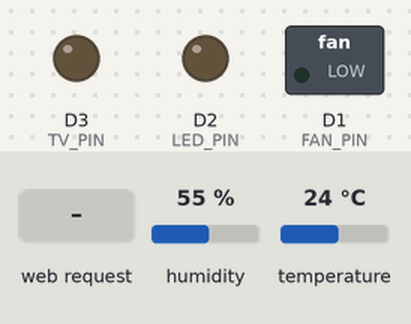
The sketch below on a simulated ESP8266 (NodeMCU). Shown: switched loads named in the sketch (green lamp = pin HIGH), output pins drawn as LEDs (lit = HIGH). Inputs (shaded band) come from the test bench; at power-on: temperature 24 °C, humidity 55 %. WiFi joins after 1.5 s; servers stay silent unless stated; what the sketch prints to the serial monitor is not drawn.

Above: at 2.7 s.
2.8 s: temperature set to 28 °C
4.9 s: temperature set to 31 °C
At 7.2 s:
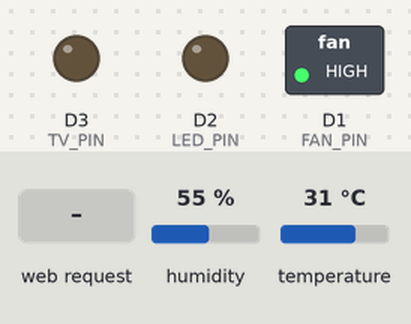
7.5 s: HTTP request GET /led received
At 8.6 s:
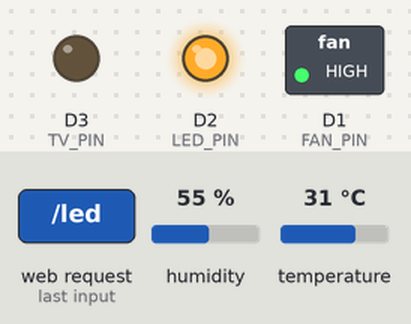
9.0 s: HTTP request GET /tv received
At 9.7 s:
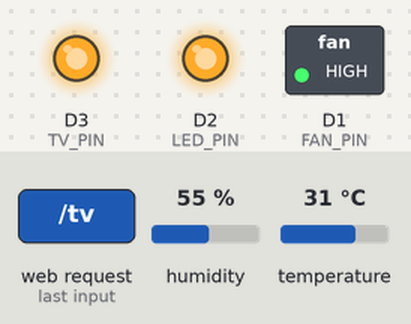
10.5 s: temperature set to 12 °C
At 11.0 s:
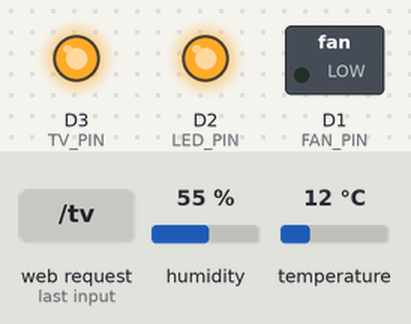
12.0 s: HTTP request GET /led received
At 13.2 s:
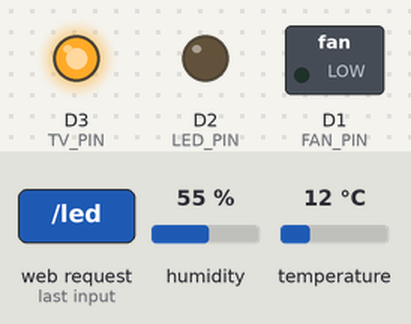
Timing chart, 0 to 14.5 s (numbered marks = the images above; inputs shaded):
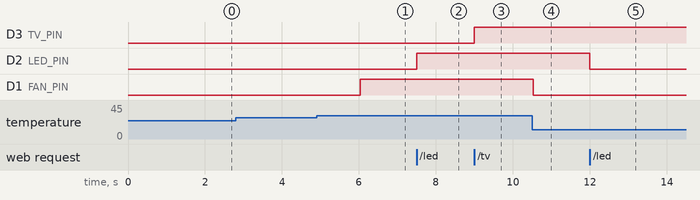

The sketch:

my_field_project.ino
```cpp
#include <ESP8266WiFi.h>
#include <ESP8266WebServer.h>
#include <WebSocketsServer.h>
#include <DHT.h>

// Wi-Fi credentials
const char* ssid = "realme 10 Pro 5G";
const char* password = "        ";

// DHT setup
#define DHTPIN D4
#define DHTTYPE DHT11
DHT dht(DHTPIN, DHTTYPE);

// Pins
#define LED_PIN D2
#define TV_PIN D3
#define FAN_PIN D1

// States
bool ledState = false;
bool tvState = false;
bool fanState = false;
bool fanAutoMode = true;

float temp = 0.0, hum = 0.0;
unsigned long lastSensorUpdate = 0;
const unsigned long sensorInterval = 250;

ESP8266WebServer server(80);
WebSocketsServer webSocket(81);

void setup() {
  Serial.begin(9600);
  dht.begin();

  pinMode(LED_PIN, OUTPUT);
  pinMode(TV_PIN, OUTPUT);
  pinMode(FAN_PIN, OUTPUT);
  digitalWrite(LED_PIN, LOW);
  digitalWrite(TV_PIN, LOW);
  digitalWrite(FAN_PIN, LOW);

  WiFi.begin(ssid, password);
  while (WiFi.status() != WL_CONNECTED) {
    delay(300);
    Serial.print(".");
  }
  Serial.println("\nWiFi connected. IP: " + WiFi.localIP().toString());

  server.on("/", handleMainPage);
  server.on("/dashboard", handleRoot);
  server.on("/led", handleLED);
  server.on("/tv", handleTV);
  server.on("/fan", handleFan);
  server.on("/fan/mode", handleFanMode);
  server.begin();

  webSocket.begin();
  webSocket.onEvent(onWebSocketEvent);
}

void loop() {
  server.handleClient();
  webSocket.loop();

  unsigned long currentMillis = millis();
  if (currentMillis - lastSensorUpdate >= sensorInterval) {
    lastSensorUpdate = currentMillis;

    float newTemp = dht.readTemperature();
    float newHum = dht.readHumidity();
    if (!isnan(newTemp) && !isnan(newHum)) {
      temp = newTemp;
      hum = newHum;
    }

    if (fanAutoMode) {
      fanState = (temp >= 30);
      digitalWrite(FAN_PIN, fanState ? HIGH : LOW);
    }

    String json = "{\"temp\":" + String(temp) + ",\"hum\":" + String(hum) + "}";
    webSocket.broadcastTXT(json);
  }
}
void handleMainPage() {
  String html = R"rawliteral(
    <html><head>
    <title>Smart Home Sense</title>
    <meta name="viewport" content="width=device-width, initial-scale=1">
    <style>
      body { background-color: pink; font-family: Arial; text-align: center; padding: 10vh 5vw; margin: 0; }
      h1 { font-size: 8vw; margin-bottom: 2vh; }
      p { font-size: 5vw; }
      button {
        font-size: 5vw; padding: 2vh 5vw; background-color: #f5425d; color: white;
        border: none; border-radius: 12px; cursor: pointer;
      }
    </style></head>
    <body>
      <h1>Smart Home Sense</h1>
      <p>Welcome! Enhance your smart living experience.</p>
      <button onclick="location.href='/dashboard'">Go To Dashboard</button>
    </body></html>
  )rawliteral";
  server.send(200, "text/html", html);
}
void handleRoot() {
  String html = R"rawliteral(
<!DOCTYPE html><html><head><meta name="viewport" content="width=device-width, initial-scale=1">
<title>Smart Home Sense</title>
<style>
body { font-family: Arial; background: #ffb6c1; margin:0; padding:0; }
h1 { text-align: center; color: #444; padding: 10px; }
.panel { background: #f8d7da; margin: 15px auto; padding: 20px; max-width: 350px;
  border-radius: 12px; box-shadow: 0 4px 10px rgba(0,0,0,0.1); }
.panel h2 { margin-top: 0; font-size: 24px; color: #333; }
.btn { display: block; width: 100%; padding: 15px; font-size: 18px;
  margin-top: 10px; border: none; border-radius: 8px; color: #fff;
  cursor: pointer; transition: background 0.3s ease; }
.on { background: #28a745; }
.off { background: #dc3545; }
.neutral { background: #6c757d; }
.status { margin: 10px 0; font-size: 18px; }
</style></head><body>
<h1>Smart Home Sense Dashboard</h1>

<div class="panel">
  <h2>LED</h2>
  <button class="btn %LED_CLASS%" onclick="location.href='/led'">%LED_TEXT%</button>
</div>

<div class="panel">
  <h2>TV</h2>
  <button class="btn %TV_CLASS%" onclick="location.href='/tv'">%TV_TEXT%</button>
</div>

<div class="panel">
  <h2>Fan</h2>
  <button class="btn neutral" onclick="location.href='/fan/mode'">Switch to %FAN_MODE%</button>
  <button class="btn %FAN_CLASS%" onclick="location.href='/fan'">%FAN_TEXT%</button>
  <div class="status" id="status">Temp: -- °C | Hum: -- %</div>
</div>

<script>
let ws = new WebSocket('ws://' + location.hostname + ':81/');
ws.onmessage = function(event) {
  let data = JSON.parse(event.data);
  document.getElementById("status").innerText =
    "Temp: " + data.temp + " °C | Hum: " + data.hum + " %";
};
</script>
</body></html>
)rawliteral";

  html.replace("%LED_CLASS%", ledState ? "off" : "on");
  html.replace("%LED_TEXT%", ledState ? "Turn OFF" : "Turn ON");
  html.replace("%TV_CLASS%", tvState ? "off" : "on");
  html.replace("%TV_TEXT%", tvState ? "Turn OFF" : "Turn ON");
  html.replace("%FAN_CLASS%", fanState ? "off" : "on");
  html.replace("%FAN_TEXT%", fanAutoMode ? (fanState ? "Fan ON (Auto)" : "Fan OFF (Auto)")
                                          : (fanState ? "Turn OFF" : "Turn ON"));
  html.replace("%FAN_MODE%", fanAutoMode ? "Manual Mode" : "Auto Mode");

  server.send(200, "text/html", html);
}

void handleLED() {
  ledState = !ledState;
  digitalWrite(LED_PIN, ledState ? HIGH : LOW);
  server.sendHeader("Location", "/dashboard");
  server.send(303);
}

void handleTV() {
  tvState = !tvState;
  digitalWrite(TV_PIN, tvState ? HIGH : LOW);
  server.sendHeader("Location", "/dashboard");
  server.send(303);
}

void handleFan() {
  if (!fanAutoMode) {
    fanState = !fanState;
    digitalWrite(FAN_PIN, fanState ? HIGH : LOW);
  }
  server.sendHeader("Location", "/dashboard");
  server.send(303);
}

void handleFanMode() {
  fanAutoMode = !fanAutoMode;
  server.sendHeader("Location", "/dashboard");
  server.send(303);
}

void onWebSocketEvent(uint8_t num, WStype_t type, uint8_t * payload, size_t length) {
  // Not used here, but kept for future controls if needed
}
```

Measured:
- the behaviour switches between 29 and 30 °C on temperature (found by bisection; images 0 and 1)
- after the input at 2.8 s, every drawn part: stays the same
- after the input at 4.9 s, D1 (FAN_PIN): LOW → HIGH after 1.1 s
- after the input at 7.5 s, D2 (LED_PIN): LOW → HIGH at once
- after the input at 9.0 s, D3 (TV_PIN): LOW → HIGH at once
- after the input at 10.5 s, D1 (FAN_PIN): HIGH → LOW at once
- after the input at 12.0 s, D2 (LED_PIN): HIGH → LOW at once
